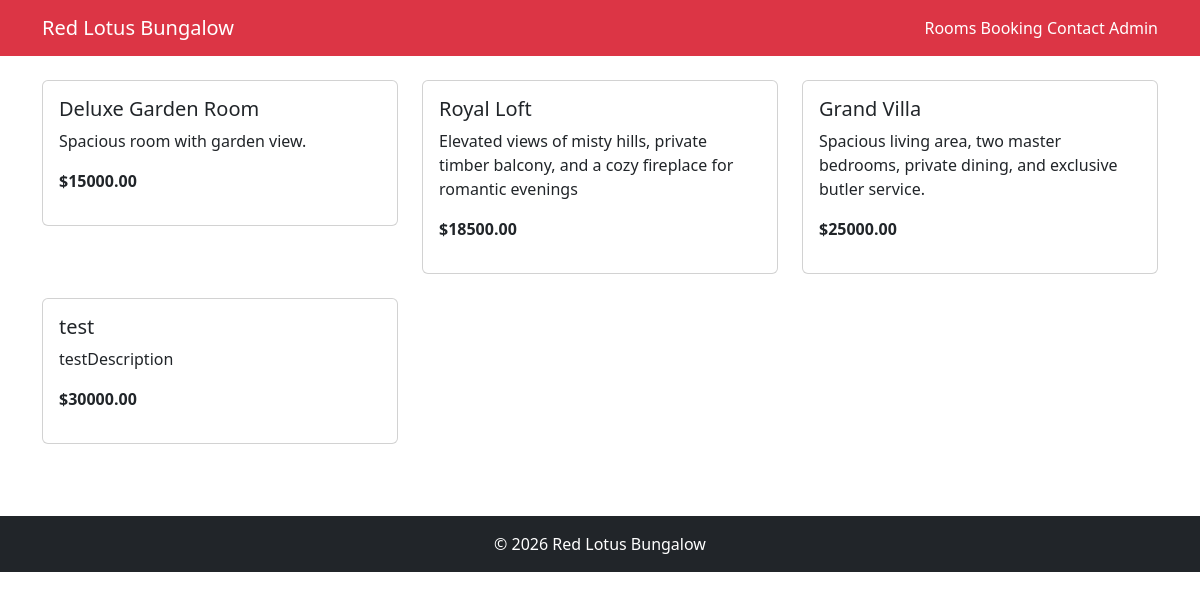
The page /rooms.php on the database its author committed.
### tables this page shows
CREATE TABLE `rooms` (
  `id` int(11) NOT NULL,
  `name` varchar(100) NOT NULL,
  `type` varchar(50) DEFAULT NULL,
  `price` decimal(10,2) NOT NULL,
  `capacity` int(11) DEFAULT 2,
  `description` text DEFAULT NULL,
  `image` varchar(255) DEFAULT NULL,
  `status` varchar(20) DEFAULT 'Available',
  `created_at` timestamp NOT NULL DEFAULT current_timestamp()
);

### rooms.php (the view)
<?php
require 'config/database.php';
include 'includes/header.php';
include 'includes/navbar.php';
$stmt = $pdo->query("SELECT * FROM rooms");
$rooms = $stmt->fetchAll();
?>
<div class="container mt-4">
  <div class="row">
    <?php foreach($rooms as $room): ?>
      <div class="col-md-4">
        <div class="card mb-4">
          <div class="card-body">
            <h5><?= $room['name'] ?></h5>
            <p><?= $room['description'] ?></p>
            <p><strong>$<?= $room['price'] ?></strong></p>
          </div>
        </div>
      </div>
    <?php endforeach; ?>
  </div>
</div>
<?php include 'includes/footer.php'; ?>

### rows shown on the page
rooms: name "Deluxe Garden Room", description "Spacious room with garden view.", price "15000.00"
rooms: name "Royal Loft", description "Elevated views of misty hills, private timber balcony, and a cozy fireplace for romantic evenings", price "18500.00"
rooms: name "Grand Villa", description "Spacious living area, two master bedrooms, private dining, and exclusive butler service.", price "25000.00"
rooms: name "test", description "testDescription", price "30000.00"
